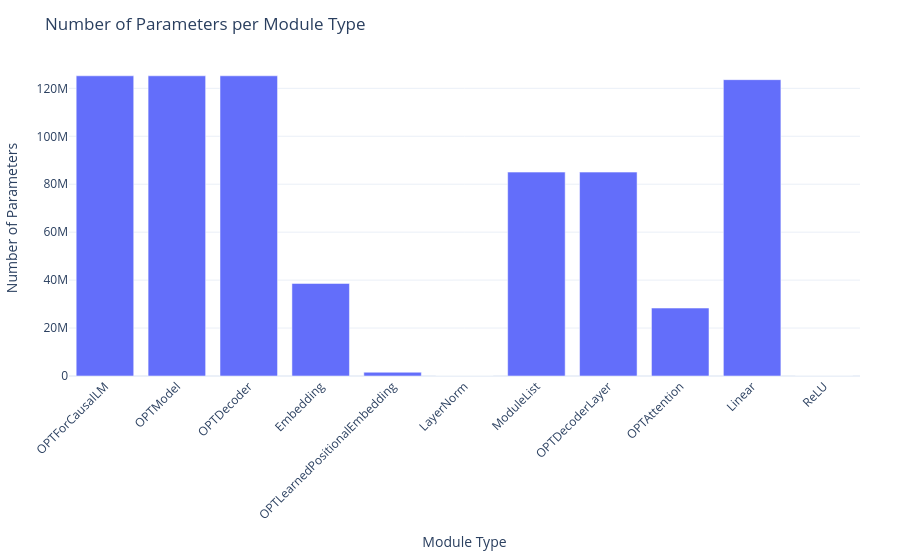

The cell this chart's notebook holds for it:
### Markdown cell above
### 2.4 Explore LLM Parameter Distribution

This time, you'll systematically analyze the parameter distribution across different module types within a large language model (LLM).

**Why is this important?**
Understanding how parameters are distributed among module types helps you reason about the model's memory usage, computational hotspots, and architectural design choices. This insight is crucial for model optimization, interpretability, and efficient deployment.

**Your tasks:**
1. **Implement a parameter counting utility:**  
   Write a class-based utility that traverses a loaded LLM and returns a count of parameters for each unique module type it contains.
2. **Apply your utility to multiple models:**  
   Use your class to extract and compare parameter statistics across several LLMs. This will help you observe architectural similarities and differences.

**What to think about:**
- Which modules have the least parameters, and why? What does this suggest about their efficiency impact?
- Which modules have the most parameters, and why? What does this suggest about their efficiency impact?
- What is the parameter count for each module type?
- Which layer type dominates the parameter count, and what does this reveal about the model's design?

Let's implement the code to answer the questions.

### Code cell
def count_module_parameters(model):
    """Count the number of parameters in each module type in the model.

    Args:
        model: The PyTorch model to analyze

    Returns:
        dict: A dictionary mapping module type names to their total parameter counts
    """
    module_parameters = {}

    ### To Complete ###
    for _, module in model.named_modules():
        module_type = type(module).__name__
        num_params = sum(p.numel() for p in module.parameters())
        module_parameters[module_type] = (
            module_parameters.get(module_type, 0) + num_params
        )
    ### End of To Complete ###
    return module_parameters


module_parameters = count_module_parameters(model)
create_single_plot(
    module_parameters,
    x_label="Module Type",
    y_label="Number of Parameters",
    title="Number of Parameters per Module Type",
)

### Figure 1 — Plotly figure (JSON) as saved in the notebook; plotly's stock layout.template omitted (floating-point values rounded to 4 significant figures)
{"data": [{"type": "bar", "x": ["OPTForCausalLM", "OPTModel", "OPTDecoder", "Embedding", "OPTLearnedPositionalEmbedding", "LayerNorm", "ModuleList", "OPTDecoderLayer", "OPTAttention", "Linear", "ReLU"], "y": [125239296, 125239296, 125239296, 38608896, 1574400, 38400, 85054464, 85054464, 28348416, 123626496, 0]}], "layout": {"margin": {"b": 80, "l": 40, "r": 40, "t": 60}, "title": {"text": "Number of Parameters per Module Type"}, "xaxis": {"tickangle": -45, "title": {"text": "Module Type"}}, "yaxis": {"title": {"text": "Number of Parameters"}}}}
